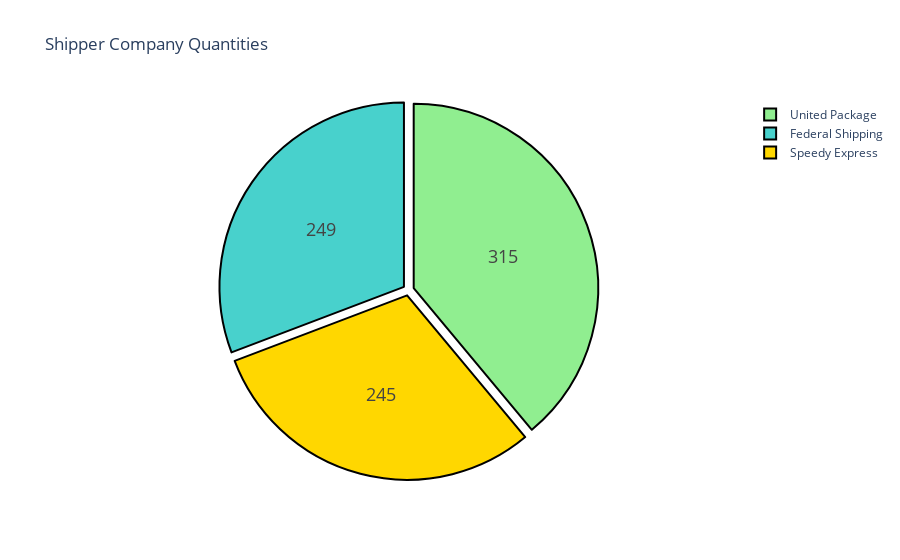

Source (notebook cell):
### Markdown cell above
## **Shipper Company Quantities**

### Code cell
# Create table count of company shipper name
Count_CompanyShipName = pd.DataFrame({'ShipCount': table2[['CompanyShipName']].value_counts().sort_values()})

# Create pie chart using plotly
colors = ['gold', 'mediumturquoise', 'lightgreen']

fig = go.Figure(data=[go.Pie(labels=Count_CompanyShipName.index,
                             values=Count_CompanyShipName['ShipCount'],
                             pull=[0.03, 0.03, 0.03, 0.03])])
fig.update_traces(hoverinfo='label+percent', textinfo='value', textfont_size=18,
                  marker=dict(colors=colors, line=dict(color='#000000', width=2)))
fig.update_layout(title_text="Shipper Company Quantities")
fig.show()

### Figure 1 — Plotly figure (JSON) as saved in the notebook; plotly's stock layout.template omitted (floating-point values rounded to 4 significant figures)
{"data": [{"hoverinfo": "label+percent", "labels": [["Speedy Express"], ["Federal Shipping"], ["United Package"]], "marker": {"colors": ["gold", "mediumturquoise", "lightgreen"], "line": {"color": "#000000", "width": 2}}, "pull": [0.03, 0.03, 0.03, 0.03], "textfont": {"size": 18}, "textinfo": "value", "type": "pie", "values": [245, 249, 315]}], "layout": {"title": {"text": "Shipper Company Quantities"}}}
